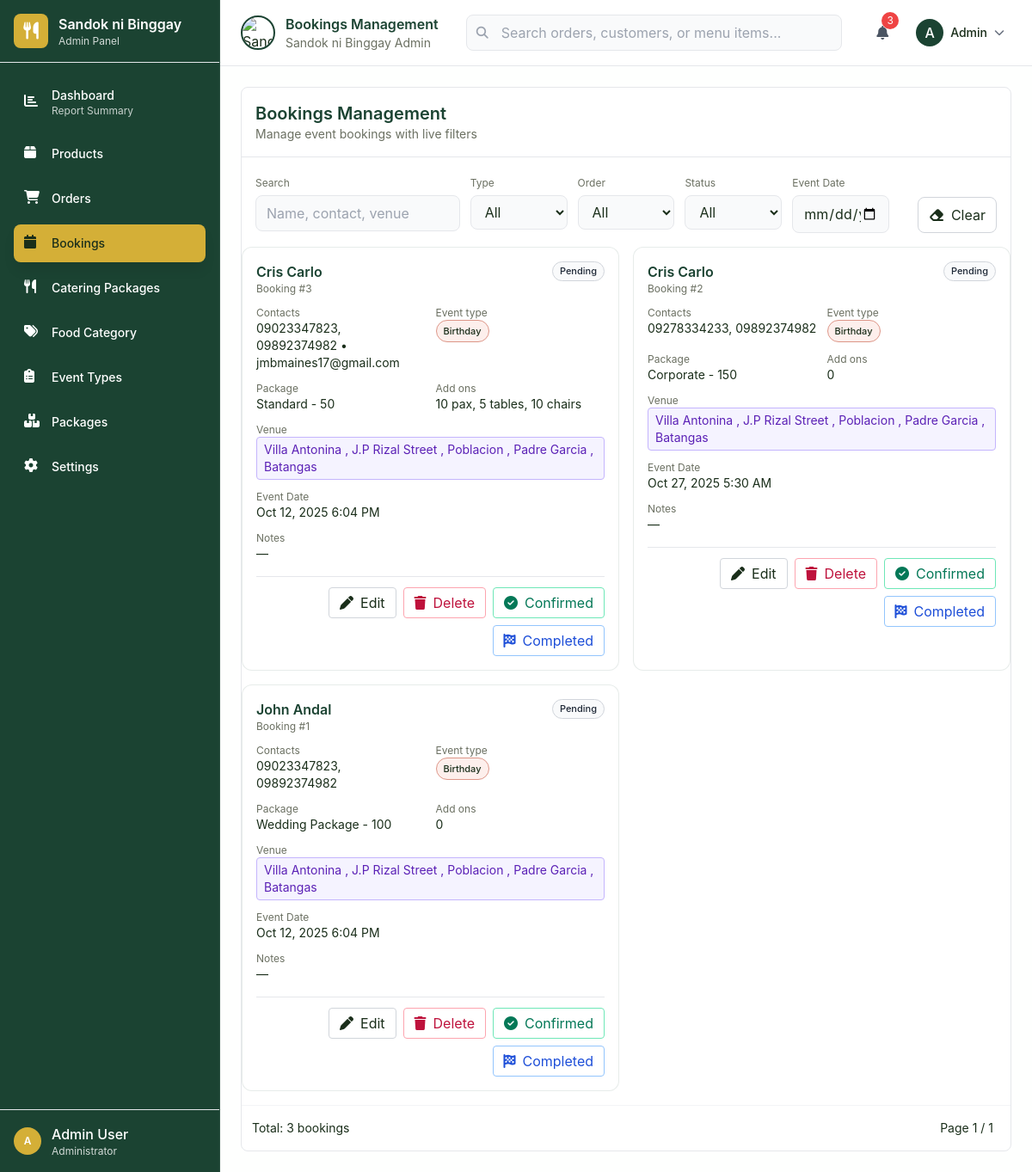
Screenshot of /admin/admin.php?section=bookings with the database file from the repository.
### tables this page shows
CREATE TABLE `eventbookings` (
  `eb_id` int(11) NOT NULL,
  `user_id` int(11) NOT NULL,
  `event_type_id` int(11) NOT NULL,
  `package_id` int(11) NOT NULL,
  `eb_name` varchar(255) NOT NULL,
  `eb_email` varchar(255) NOT NULL,
  `eb_contact` varchar(255) NOT NULL,
  `eb_venue` varchar(255) NOT NULL,
  `eb_date` timestamp NOT NULL DEFAULT current_timestamp() ON UPDATE current_timestamp(),
  `eb_order` varchar(100) NOT NULL,
  `eb_status` varchar(100) NOT NULL,
  `eb_addon_pax` varchar(255) DEFAULT NULL,
  `eb_notes` text DEFAULT NULL,
  `created_at` timestamp NOT NULL DEFAULT current_timestamp()
);

CREATE TABLE `event_types` (
  `event_type_id` int(11) NOT NULL,
  `name` varchar(100) NOT NULL,
  `min_package_pax` enum('50','100','150','200') DEFAULT NULL,
  `max_package_pax` enum('50','100','150','200') DEFAULT NULL,
  `notes` text DEFAULT NULL,
  `created_at` timestamp NOT NULL DEFAULT current_timestamp(),
  `updated_at` timestamp NOT NULL DEFAULT current_timestamp() ON UPDATE current_timestamp()
);

CREATE TABLE `packages` (
  `package_id` int(11) NOT NULL,
  `name` varchar(100) NOT NULL,
  `pax` enum('50','100','150','200') NOT NULL,
  `base_price` decimal(10,2) DEFAULT NULL,
  `is_active` tinyint(1) DEFAULT 1,
  `notes` text DEFAULT NULL,
  `package_image` varchar(255) DEFAULT NULL,
  `created_at` timestamp NOT NULL DEFAULT current_timestamp(),
  `updated_at` timestamp NOT NULL DEFAULT current_timestamp() ON UPDATE current_timestamp()
);

### admin/admin.php (the view, shortened to what the rows shown need)
<!DOCTYPE html>
<html lang="en">
<head>
    <?php
        $db = new database();
    $section = $_GET['section'] ?? '';
    $section = is_string($section) ? strtolower($section) : '';
        function booking_chip_base_classes() {
            return 'inline-flex items-center px-2 py-0.5 rounded-full border text-[11px] font-medium';
        }
        function booking_type_chip_style($value) {
            $n = strtolower(trim((string)$value));
            $seed = (int)(crc32($n) & 0xffff);
            $h = ($seed * 137) % 360;
            $bg = "hsla($h, 85%, 96%, 1)";
            $bd = "hsla($h, 55%, 70%, 1)";
            return "background-color: $bg; border-color: $bd;";
        }
        function booking_status_chip_classes($value) {
            $n = strtolower(trim((string)$value));
            return 'bg-gray-50 border-gray-300 text-gray-800';
        }
    ?>
    <script src="https://cdn.tailwindcss.com"></script>
    <link href="https://cdnjs.cloudflare.com/ajax/libs/font-awesome/6.4.0/css/all.min.css" rel="stylesheet">
</head>
<body class="h-screen overflow-hidden">
    <div class="flex h-full">
        <div class="flex-1 flex flex-col">
            <header class="bg-white border-b border-gray-200 px-6 py-4">
                <div class="flex items-center justify-between">
                    <div class="flex items-center gap-4">
                        <div class="flex items-center gap-3">
                            <div>
                                <h2 id="page-title" class="text-primary font-semibold"><?php
                                    $titleMap = [
                                        'dashboard' => 'Dashboard',
                                        'products' => 'Products Management',
                                        'orders' => 'Orders Management',
                                        'bookings' => 'Bookings Management',
                                        'catering' => 'Catering Packages',
                                        'categories' => 'Food Categories',
                                        'eventtypes' => 'Event Types',
                                        'packages' => 'Packages',
                                        'settings' => 'Settings'
                                    ];
                                    echo $titleMap[$section] ?? 'Dashboard';
                                ?></h2>
                            </div>
                        </div>
                    </div>
                </div>
            </header>
            <main class="flex-1 overflow-y-auto">
                <?php
                $bkPage = max(1, (int)($_GET['bk_page'] ?? 1));
                $bkLimit = 10; $bkOffset = ($bkPage - 1) * $bkLimit; $bkTotal = 0; $bookings = [];
                if ($section === 'bookings') {
                    try {
                        $pdo = $db->opencon();
                        $w = []; $p = [];
                        $where = $w ? ('WHERE ' . implode(' AND ', $w)) : '';
            $sql = "SELECT eb.*, u.user_fn, u.user_ln, u.user_email, u.user_phone, et.name AS eb_type, pk.pax AS eb_package_pax, pk.name AS package_name,
                                (SELECT pay_date FROM payments py WHERE py.user_id=eb.user_id AND py.order_id IS NULL AND py.cp_id IS NULL ORDER BY pay_date DESC, pay_id DESC LIMIT 1) AS last_pay_date,
                                (SELECT pay_method FROM payments py WHERE py.user_id=eb.user_id AND py.order_id IS NULL AND py.cp_id IS NULL ORDER BY pay_date DESC, pay_id DESC LIMIT 1) AS last_pay_method,
                                (SELECT pay_amount FROM payments py WHERE py.user_id=eb.user_id AND py.order_id IS NULL AND py.cp_id IS NULL ORDER BY pay_date DESC, pay_id DESC LIMIT 1) AS last_pay_amount
                                FROM eventbookings eb
                                LEFT JOIN users u ON u.user_id=eb.user_id
                                LEFT JOIN event_types et ON et.event_type_id = eb.event_type_id
                                LEFT JOIN packages pk ON pk.package_id = eb.package_id
                                $where
                                ORDER BY eb.created_at DESC LIMIT $bkLimit OFFSET $bkOffset";
                        $stmt = $pdo->prepare($sql); $stmt->execute($p); $bookings = $stmt->fetchAll(PDO::FETCH_ASSOC);
                    } catch (Throwable $e) { $bookings = []; $bkTotal = 0; }
                }
                ?>
                <div id="bookings-content" class="section-content <?php echo ($section === 'bookings') ? '' : 'hidden '; ?>p-6">
                    <div class="bg-white border rounded-lg">
                        <div class="p-4 border-b">
                            <h2 class="text-xl font-semibold text-primary">Bookings Management</h2>
                        </div>
                        <div id="bookings-list">
                            <div id="bookings-cards" class="grid grid-cols-1 md:grid-cols-2 xl:grid-cols-3 gap-4">
                                <?php if ($bookings): foreach ($bookings as $b): ?>
                                    <?php
                                        $custName = trim((string)($b['eb_name'] ?? ''));
                                        $email = trim((string)($b['eb_email'] ?? ($b['user_email'] ?? '')));
                                        $phone = trim((string)($b['eb_contact'] ?? ($b['user_phone'] ?? '')));
                                        $pkgLabel = '—';
                                        $paxVal = trim((string)($b['eb_package_pax'] ?? ''));
                                        $pkgName = trim((string)($b['package_name'] ?? ''));
                                        if ($pkgName !== '') {
                                            $pkgLabel = $pkgName . ($paxVal!=='' ? (' - ' . $paxVal) : '');
                                        } elseif ($paxVal !== '') {
                                            $pkgLabel = $paxVal;
                                        }
                                        $addons = trim((string)($b['eb_addon_pax'] ?? ''));
                                        $venue = trim((string)($b['eb_venue'] ?? ''));
                                        $evtDate = $b['eb_date'] ? date('M d, Y g:i A', strtotime($b['eb_date'])) : '';
                                        $notes = trim((string)($b['eb_notes'] ?? ''));
                                        $status = trim((string)($b['eb_status'] ?? 'Pending'));
                                        $id = (int)$b['eb_id'];
                                    ?>
                                    <div class="card border rounded-xl p-4 hover:shadow-lg transition group">
                                        <div class="flex items-start justify-between gap-3">
                                            <div>
                                                <div class="text-base font-semibold text-primary"><?= htmlspecialchars($custName) ?></div>
                                                <div class="text-xs text-muted-foreground">Booking #<?= $id ?></div>
                                            </div>
                                            <span class="<?= booking_chip_base_classes().' '.booking_status_chip_classes($status); ?>" data-bk-status><?= htmlspecialchars($status) ?></span>
                                        </div>
                                        <div class="mt-3 grid grid-cols-1 sm:grid-cols-2 gap-3 text-sm">
                                            <div>
                                                <div class="text-xs text-muted-foreground">Contacts</div>
                                                <?php $contactParts = []; if ($phone !== '') { $contactParts[] = $phone; } if ($email !== '') { $contactParts[] = $email; } $contacts = $contactParts ? implode(' • ', $contactParts) : '—'; ?>
                                                <div><?= htmlspecialchars($contacts) ?></div>
                                            </div>
                                            <div>
                                                <div class="text-xs text-muted-foreground">Event type</div>
                                                <?php $etypeSafe = isset($b['eb_type']) ? (string)$b['eb_type'] : ''; ?>
                                                <div><span class="<?= booking_chip_base_classes(); ?>" style="<?= booking_type_chip_style($etypeSafe); ?>"><?= htmlspecialchars($etypeSafe !== '' ? $etypeSafe : '—') ?></span></div>
                                            </div>
                                            <div>
                                                <div class="text-xs text-muted-foreground">Package</div>
                                                <div><?= htmlspecialchars($pkgLabel) ?></div>
                                            </div>
                                            <div>
                                                <div class="text-xs text-muted-foreground">Add ons</div>
                                                <div><?= htmlspecialchars($addons !== '' ? $addons : '—') ?></div>
                                            </div>
                                            <div class="sm:col-span-2">
                                                <div class="text-xs text-muted-foreground">Venue</div>
                                                <div><span class="inline-block px-2 py-1 rounded border bg-violet-50 border-violet-300 text-violet-800" title="<?= htmlspecialchars($venue) ?>"><?= htmlspecialchars($venue) ?></span></div>
                                            </div>
                                            <div>
                                                <div class="text-xs text-muted-foreground">Event Date</div>
                                                <div><?= htmlspecialchars($evtDate) ?></div>
                                            </div>
                                            <div class="sm:col-span-2">
                                                <div class="text-xs text-muted-foreground">Notes</div>
                                                <div class="truncate" title="<?= htmlspecialchars($notes) ?>"><?= htmlspecialchars($notes !== '' ? $notes : '—') ?></div>
                                            </div>
                                        </div>
                                        <div class="mt-4 pt-3 border-t flex flex-wrap items-center justify-end gap-2">
                                            <button class="bk-edit h-9 px-3 rounded border border-gray-300 hover:bg-gray-50" title="Edit" data-bk-id="<?= $id ?>"><i class="fas fa-pen mr-2"></i>Edit</button>
                                            <button class="bk-delete h-9 px-3 rounded border border-rose-300 text-rose-700 hover:bg-rose-50" title="Delete" data-bk-id="<?= $id ?>"><i class="fas fa-trash mr-2"></i>Delete</button>
                                            <button class="bk-confirm h-9 px-3 rounded border border-emerald-300 text-emerald-700 hover:bg-emerald-50" title="Mark Confirmed" data-bk-id="<?= $id ?>"><i class="fa-solid fa-circle-check mr-2"></i>Confirmed</button>
                                            <button class="bk-complete h-9 px-3 rounded border border-blue-300 text-blue-700 hover:bg-blue-50" title="Mark Completed" data-bk-id="<?= $id ?>"><i class="fa-solid fa-flag-checkered mr-2"></i>Completed</button>
                                        </div>
                                    </div>
                                <?php endforeach; else: ?>
                                    <div class="col-span-full text-center text-sm text-muted-foreground py-10">No bookings found</div>
                                <?php endif; ?>
                            </div>
                        </div>
                    </div>
                </div>
            </main>
        </div>
    </div>
</body>
</html>

### rows the page displays
eventbookings: eb_name "Cris Carlo", eb_id "3", eb_status "Pending", contacts "09023347823, 09892374982 • jmbmaines17@gmail.com", event_type.name "Birthday", package.pax "Standard - 50", eb_addon_pax "10 pax, 5 tables, 10 chairs", eb_venue "Villa Antonina , J.P Rizal Street , Poblacion , Padre Garcia , Batangas", eb_date "Oct 12, 2025 6:04 PM", eb_notes "—"
eventbookings: eb_name "Cris Carlo", eb_id "2", eb_status "Pending", contacts "09278334233, 09892374982", event_type.name "Birthday", package.pax "Corporate - 150", eb_addon_pax "0", eb_venue "Villa Antonina , J.P Rizal Street , Poblacion , Padre Garcia , Batangas", eb_date "Oct 27, 2025 5:30 AM", eb_notes "—"
eventbookings: eb_name "John Andal", eb_id "1", eb_status "Pending", contacts "09023347823, 09892374982", event_type.name "Birthday", package.pax "Wedding Package - 100", eb_addon_pax "0", eb_venue "Villa Antonina , J.P Rizal Street , Poblacion , Padre Garcia , Batangas", eb_date "Oct 12, 2025 6:04 PM", eb_notes "—"

### other values shown
$titleMap[$section] "Bookings Management"
$adminInitial "A"
$adminName "Admin"
$bkTotal "3"
$bkPage "1"
$bkPages "1"
